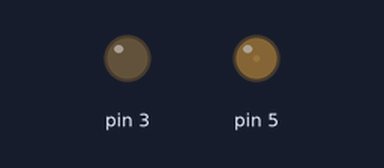
Bench run of a sketch on a simulated Arduino Uno, built with avr-gcc and run on an emulated ATmega328P. On the bench: output pins drawn as LEDs (lit = HIGH).

Above: at 0.05 s.
At 1.6 s:
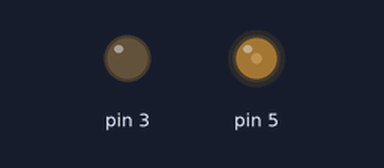
At 2.95 s:
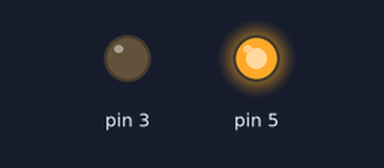
At 5.9 s:
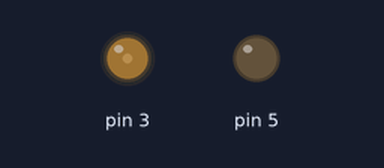
Timing chart, 0 to 8.0 s (numbered marks = the images above):
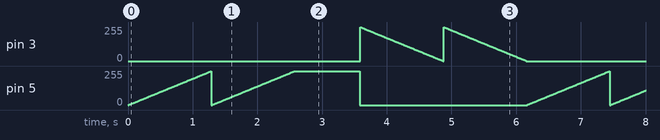

Measured:
- by itself, pin 3, pin 5: moves between 0/255 and 254/255, repeating every 6.2 s

The sketch:

MotorControl.ino
```cpp
/*
I manage to get the motor Driver software working, and control the speed, as well as making it, go forward and backwards,
but I still have a few bugs to work out, namely, that the motors will keep going when they're not supposed to.
I think I might know how to fix that though. Additionally, the wiring on the motors needs another pass.
*/
class MotorControl {
public:
  // Constructor
  MotorControl(int p1, int p2);

  // Public methods
  void begin();
  void update(signed int direction);
  void doSomething();
  int getValue();
  void setValue(int value);

private:
  //private:
  // Private variables (not methods)
  int _first_pin;
  int _second_pin;
  signed int _direction;

};

// Constructor implementation
MotorControl::MotorControl(int p1, int p2) : _first_pin(p1), _second_pin(p2) {
  // Pin mode setup moved to begin() method
}
void MotorControl::begin() {
  pinMode(_first_pin, OUTPUT);
  pinMode(_second_pin, OUTPUT);
}


void MotorControl::update(signed int direction) {
  // Main loop code here (like in Arduino's loop())
  // This method can be called repeatedly
 _direction = map(direction, 0, 128, 0, 256);
if (_direction > 0){
analogWrite(_first_pin, _direction);
analogWrite(_second_pin, 0);
}
if (_direction < 0){
analogWrite(_second_pin, _direction);
analogWrite(_first_pin, 0);
}
if (_direction == 0){
analogWrite(_second_pin, 0);
analogWrite(_first_pin, 0);
}
}
MotorControl Motor1(5,3);

void setup() {
Motor1.begin();

}

void loop() {
  // put your main code here, to run repeatedly:
for (int i = 0; i < 256; ++ i) {
Motor1.update(i);
  delay(10);
}
delay(1000);
for (int i = 0; i > -256; -- i) {
Motor1.update(i);
  delay(10);
}
}
```
